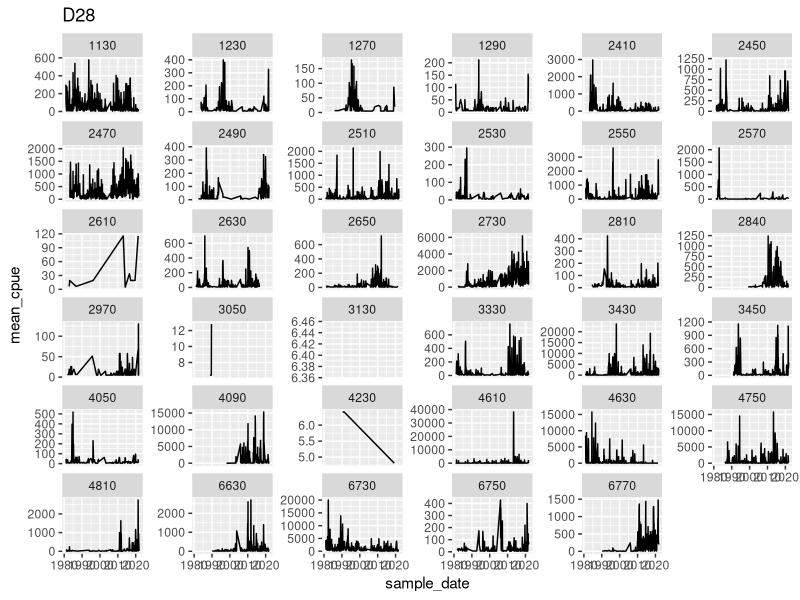
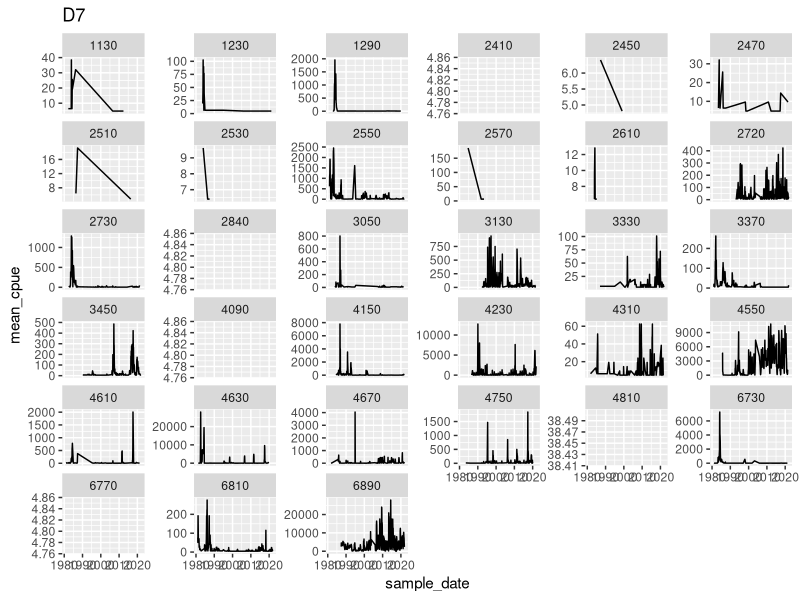
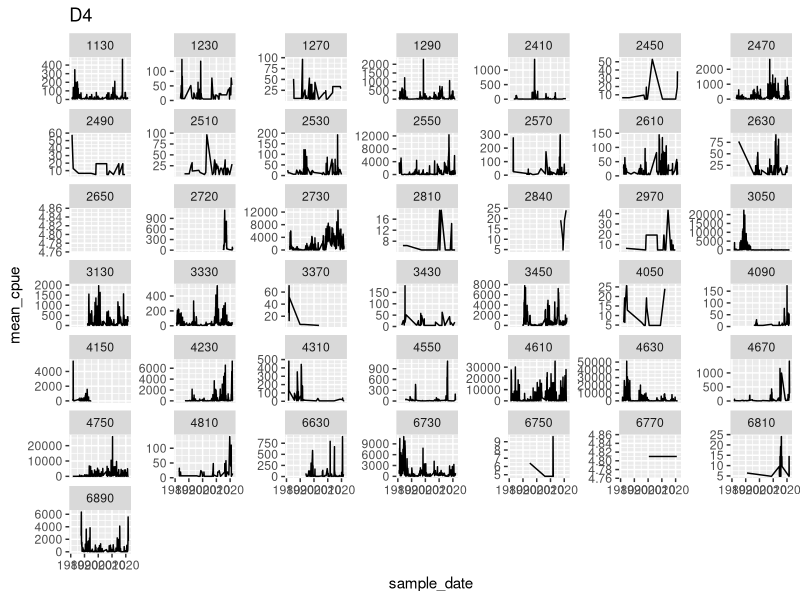
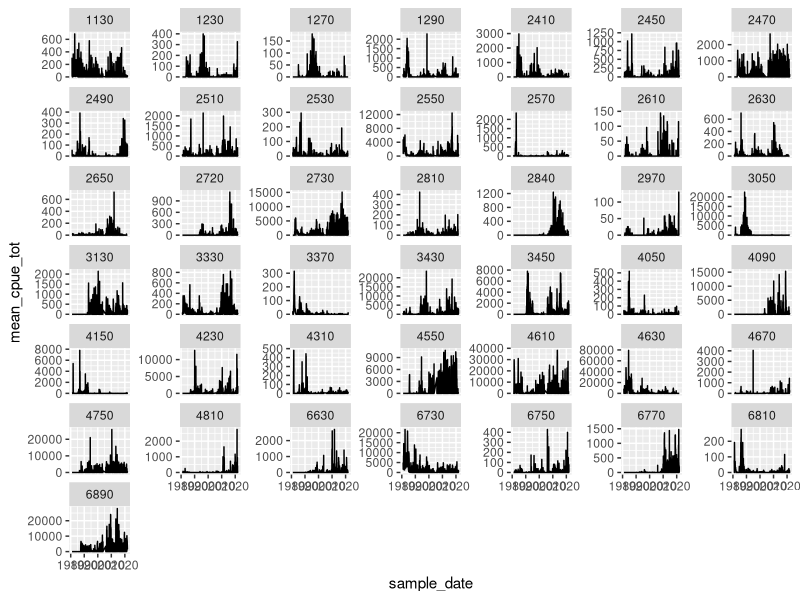

These figures' R source, in order:
#Benthic Inverts
#look at changes in abundances through time 
#for taxa present in at least 10% of each of the three long term stations
#start with total abundances
#then look at abundances by trait (eg, native vs nonnative, size)

#packages
library(tidyverse)

#read in data
benthic <- read_csv("./benthic/data_output/benthic_common10_abundances_by_station.csv") %>% 
  glimpse()

#taxa <- unique(benthic$organism_code) #n = 66 as expected

#create subsets for each station----------

d28 <- benthic %>% 
  filter(station_code == "D28A-L" & mean_cpue>0) %>% 
  arrange(organism_code)

d4 <- benthic %>% 
  filter(station_code == "D4-L"& mean_cpue>0)

d7 <- benthic %>% 
  filter(station_code == "D7-C"& mean_cpue>0) %>% 
  glimpse()

#plot panel of plots showing changes in abundance through time of organisms at each station---------

#D28
(plot_d28 <- ggplot(d28,aes(sample_date,mean_cpue))+
   geom_line()+
   facet_wrap(vars(organism_code)
              ,scales="free_y"
              )+
   ggtitle("D28")
)
#ggsave(plot_d28,filename="./benthic/figures/benthic_10_plus_abundances_d28.png",dpi=300, width = 12, height = 8, units = "in")


#D7
(plot_d7 <- ggplot(d7,aes(sample_date,mean_cpue))+
    geom_line()+
    facet_wrap(vars(organism_code)
               ,scales="free_y"
    )+
    ggtitle("D7") 
)
#ggsave(plot_d7,filename="./benthic/figures/benthic_10_plus_abundances_d7.png",dpi=300, width = 12, height = 8, units = "in")


#D4
(plot_d4 <- ggplot(d4,aes(sample_date,mean_cpue))+
    geom_line()+
    facet_wrap(vars(organism_code)
               ,scales="free_y"
    )+
    ggtitle("D4") 
)
#ggsave(plot_d4,filename="./benthic/figures/benthic_10_plus_abundances_d4.png",dpi=300, width = 12, height = 8, units = "in")


#plot abundances for each taxon through time combining abundances across stations--------------
#there is a nice mix of taxa that increase through time, decrease through time, and fluctuate through time
#NOTE: when interpreting this graph, keep in mind that if a given taxon was not present in at least 10% of samples
#at a given station, it was dropped from that station. In other words, a value for a taxon might appear to be zero for a station but may be  
#greater than that in reality

benthic_comb <- benthic %>% 
  group_by(organism_code,sample_date) %>% 
  summarize(mean_cpue_tot=sum(mean_cpue), .groups = 'drop') %>% 
  glimpse()

(plot_stn_comb <- ggplot(benthic_comb,aes(sample_date,mean_cpue_tot))+
    #geom_point()+
    geom_line()+
    facet_wrap(vars(organism_code)
               ,scales="free_y"
    ) 
)


